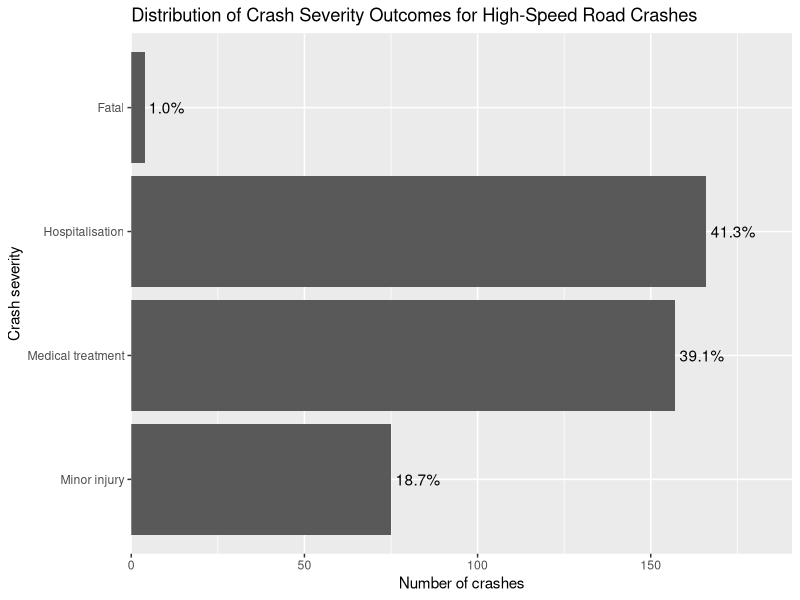
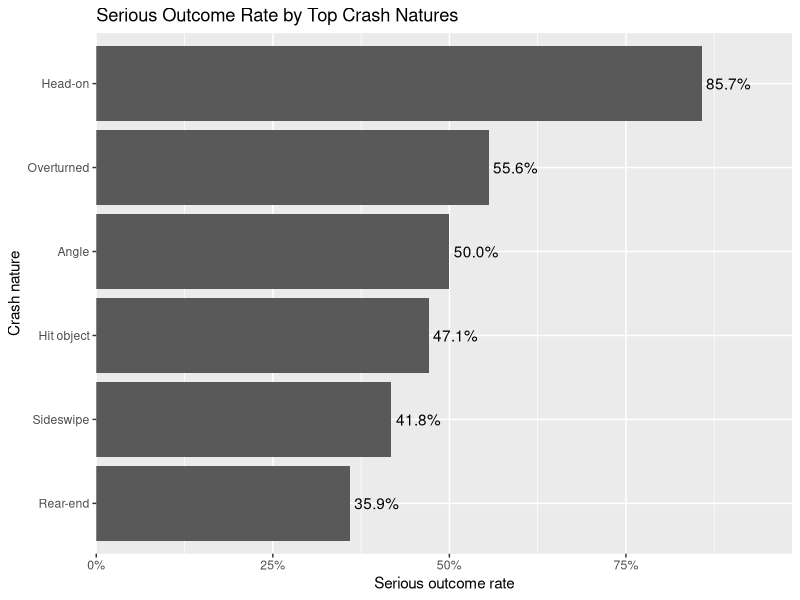
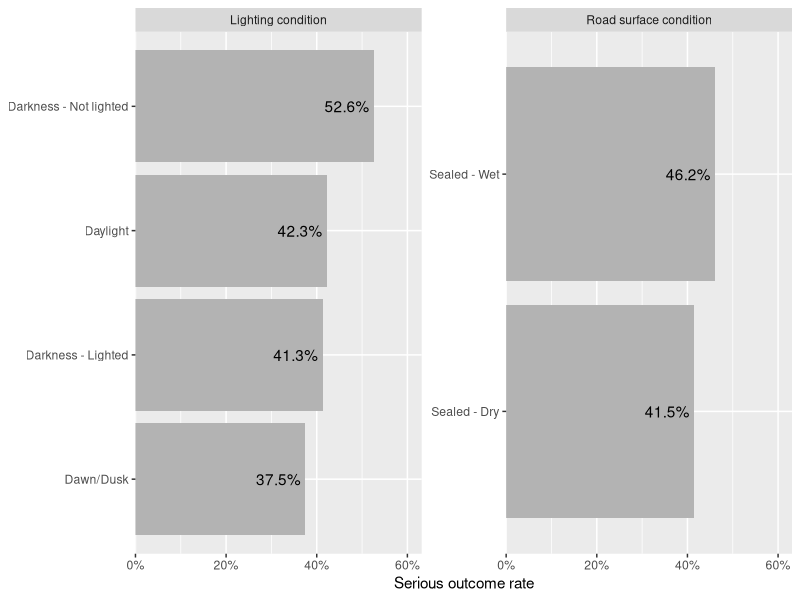

These figures' R source, in order:
## ---- chunk 1
#| label: setup

library(ggplot2)
library(dplyr)
library(knitr)
library(tidyverse)
library(scales)
## ---- chunk 2
raw_data <- read.csv("data/cleaned_dataset.csv")

data <- raw_data|>
  mutate(
    Crash_Severity = factor(
      Crash_Severity,
      levels = c(
        "Minor injury",
        "Medical treatment",
        "Hospitalisation",
        "Fatal"
      ),
      ordered = TRUE
    ),
    Crash_Type = factor(Crash_Type),
    Crash_Nature = factor(Crash_Nature),
    Crash_Speed_Limit = factor(Crash_Speed_Limit),
    Crash_Road_Surface_Condition = factor(Crash_Road_Surface_Condition),
    Crash_Atmospheric_Condition = factor(Crash_Atmospheric_Condition),
    Crash_Lighting_Condition = factor(Crash_Lighting_Condition),
    Crash_Road_Horiz_Align = factor(Crash_Road_Horiz_Align),
    Crash_Road_Vert_Align = factor(Crash_Road_Vert_Align),
    Crash_DCA_Group_Description = factor(Crash_DCA_Group_Description)
  )

## ---- chunk 3
#| fig-cap: "Distribution of Crash Severity Outcomes for High-Speed Road Crashes"

# plot for "How are crash severity outcomes distributed across high-speed road crashes in Brisbane in 2024?"
data |>
  count(Crash_Severity) |>
  mutate(
    percent = n / sum(n),
    label = scales::percent(percent, accuracy = 0.1)
  ) |>
  ggplot(aes(x = Crash_Severity, y = n)) +
  geom_col() +
  geom_text(aes(label = label), hjust = -0.1) +
  coord_flip() +
  scale_y_continuous(expand = expansion(mult = c(0, 0.15))) +
  labs(
    title = "Distribution of Crash Severity Outcomes for High-Speed Road Crashes",
    x = "Crash severity",
    y = "Number of crashes"
  )
## ---- chunk 4
#| fig-cap: "Serious Outcome (hospitalisation or fatality) Rate by Top Crash Natures"

top_natures <- data |>
  count(Crash_Nature, sort = TRUE) |>
  slice_head(n = 6) |>
  pull(Crash_Nature)

data |>
  mutate(
    Serious_Outcome = if_else(
      Crash_Severity %in% c("Hospitalisation", "Fatal"),
      "Serious",
      "Non-serious"
    )
  ) |>
  filter(Crash_Nature %in% top_natures) |>
  group_by(Crash_Nature) |>
  summarise(
  total_crashes = n(),
  serious_crashes = sum(Serious_Outcome == "Serious"),
  serious_rate = serious_crashes / total_crashes,
  .groups = "drop"
  ) |>
  ggplot(aes(x = reorder(Crash_Nature, serious_rate), y = serious_rate)) +
  geom_col() +
  geom_text(
    aes(label = scales::percent(serious_rate, accuracy = 0.1)),
    hjust = -0.1
  ) +
  coord_flip() +
  scale_y_continuous(
    labels = scales::percent,
    expand = expansion(mult = c(0, 0.15))
  ) +
  labs(
    title = "Serious Outcome Rate by Top Crash Natures",
    x = "Crash nature",
    y = "Serious outcome rate"
  )
## ---- chunk 5
#| echo: false
#| fig-cap: "Serious Outcome Rate by Lighting and Road Surface Conditions"

condition_data <- data |>
  mutate(
    Serious_Outcome = if_else(
    Crash_Severity %in% c("Hospitalisation", "Fatal"),
    "Serious",
    "Non-serious"))

  condition_data <- condition_data |>
    select(
    Serious_Outcome,
    Crash_Lighting_Condition,
    Crash_Road_Surface_Condition) |>
      pivot_longer(
        cols = c(Crash_Lighting_Condition, Crash_Road_Surface_Condition),
        names_to = "Condition_Type",
        values_to = "Condition") 
        
  condition_data <- condition_data |>
    mutate(
      Condition_Type = case_when(
      Condition_Type == "Crash_Lighting_Condition" ~ "Lighting condition",
      Condition_Type == "Crash_Road_Surface_Condition" ~ "Road surface condition")) |>
        group_by(Condition_Type, Condition) |>
        summarise(
          total_crashes = n(),
          serious_crashes = sum(Serious_Outcome == "Serious"),
          serious_rate = serious_crashes / total_crashes,
          .groups = "drop") |>
            filter(total_crashes >= 5)

#plot
p <- condition_data |>
  ggplot(aes(x = reorder(Condition, serious_rate), y = serious_rate)) +
  geom_col(fill = "grey70") +
  geom_text(
  aes(label = scales::percent(serious_rate, accuracy = 0.1)),
  hjust = 1.1,
  color = "black")+
  coord_flip() +
  facet_wrap(~ Condition_Type, scales = "free_y") +
  scale_y_continuous(
    labels = scales::percent,
    expand = expansion(mult = c(0, 0.2))) +
      labs(
        x = NULL,
        y = "Serious outcome rate"
        )

print(p)
